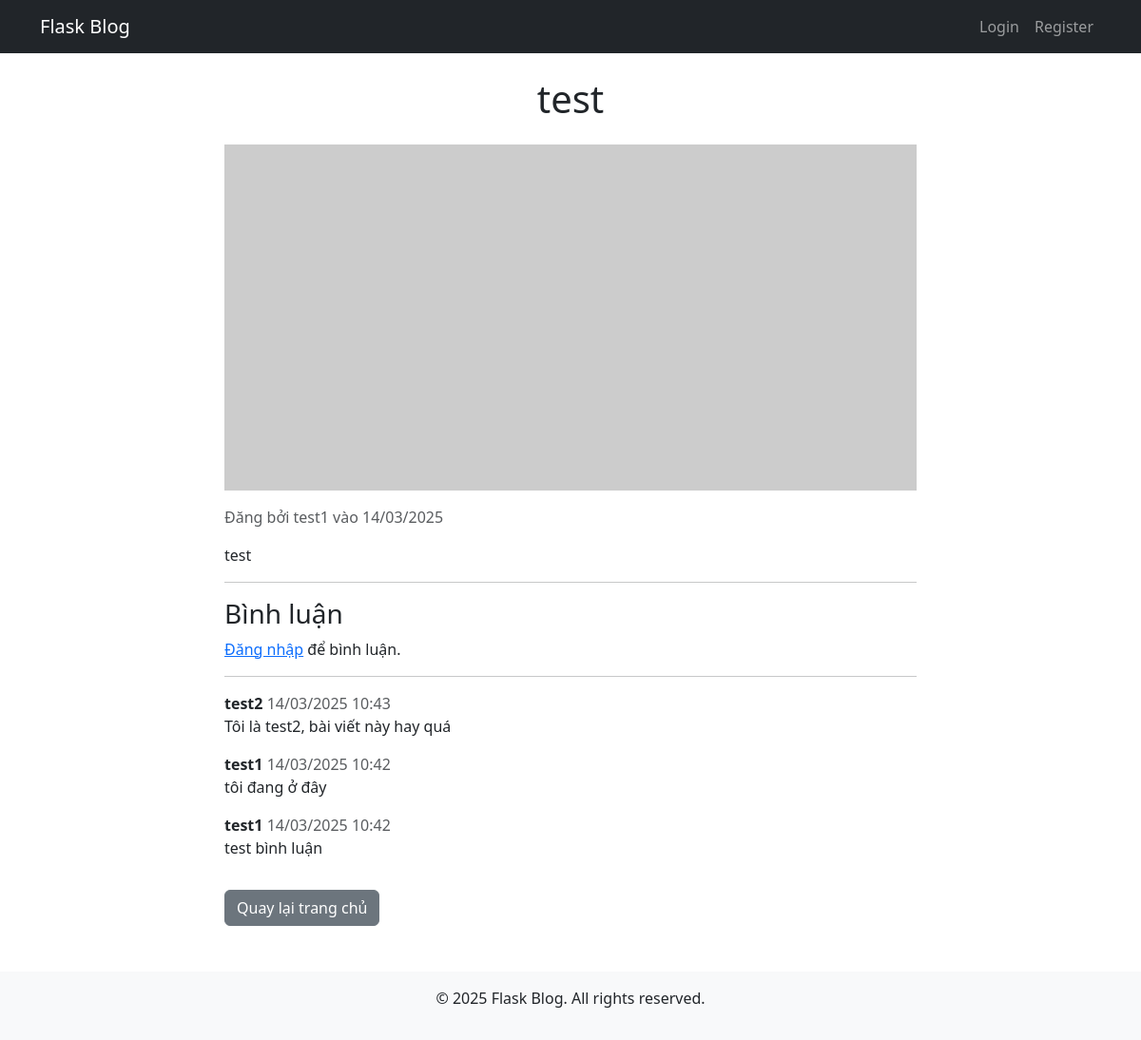
/post/1, run on the app's committed database.
### website/models.py (models this page shows, shortened)
class Post(db.Model):
    id = db.Column(db.Integer, primary_key=True)
    user_id = db.Column(db.Integer, db.ForeignKey('user.id'), nullable=False)
    title = db.Column(db.String(200), nullable=False)
    content = db.Column(db.Text, nullable=False)
    image_url = db.Column(db.String(300), default='https://picsum.photos/800/400')
    created_at = db.Column(db.DateTime, default=datetime.utcnow)
    comments = db.relationship('Comment', backref='post', lazy=True, cascade="all, delete-orphan")

class User(db.Model, UserMixin):
    id = db.Column(db.Integer, primary_key=True)
    username = db.Column(db.String(150), nullable=False)
    email = db.Column(db.String(150), unique=True, nullable=False)
    password_hash = db.Column(db.String(150), nullable=False)
    posts = db.relationship('Post', backref='author', lazy=True)
    comments = db.relationship('Comment', backref='author', lazy=True)

class Comment(db.Model):
    id = db.Column(db.Integer, primary_key=True)
    user_id = db.Column(db.Integer, db.ForeignKey('user.id'), nullable=False)
    post_id = db.Column(db.Integer, db.ForeignKey('post.id'), nullable=False)
    content = db.Column(db.Text, nullable=False)
    created_at = db.Column(db.DateTime, default=datetime.utcnow)

### website/views.py (the view, shortened to what this page needs)
@views.route('/post/<int:post_id>', methods=['GET', 'POST'])
def view_post(post_id):
    post = Post.query.get_or_404(post_id)
    comments = Comment.query.filter_by(post_id=post_id).order_by(Comment.created_at.desc()).all()
    return render_template('view_post.html', user=current_user, post=post, comments=comments)

### website/templates/view_post.html
{% extends "base.html" %}
{% block content %}
<div class="container">
    <div class="col-md-8 offset-md-2">
        <h1 class="text-center my-4">{{ post.title }}</h1>
        <img src="{{ post.image_url }}" class="img-fluid mb-3" alt="Bài viết">
        <p class="text-muted">Đăng bởi {{ post.author.username }} vào {{ post.created_at.strftime('%d/%m/%Y') }}</p>
        <p>{{ post.content }}</p>
        <hr>
        <h3>Bình luận</h3>
        {% if current_user.is_authenticated %}
        <form method="POST">
            <div class="mb-3">
                <textarea class="form-control" name="content" rows="3" placeholder="Viết bình luận..." required></textarea>
            </div>
            <button type="submit" class="btn btn-primary">Gửi bình luận</button>
        </form>
        {% else %}
        <p><a href="{{ url_for('auth.login') }}">Đăng nhập</a> để bình luận.</p>
        {% endif %}
        <hr>
        {% for comment in comments %}
        <div class="mb-3">
            <strong>{{ comment.author.username }}</strong> <span class="text-muted">{{ comment.created_at.strftime('%d/%m/%Y %H:%M') }}</span>
            <p>{{ comment.content }}</p>
        </div>
        {% endfor %}
        <a href="{{ url_for('views.home') }}" class="btn btn-secondary mt-3">Quay lại trang chủ</a>
    </div>
</div>
{% endblock %}

### data on the page
Post: title "test", created_at "14/03/2025", content "test"
User: author.username "test1"
Comment: author.username "test2", created_at "14/03/2025 10:43", content "Tôi là test2, bài viết này hay quá"
Comment: author.username "test1", created_at "14/03/2025 10:42", content "tôi đang ở đây"
Comment: author.username "test1", created_at "14/03/2025 10:42", content "test bình luận"
